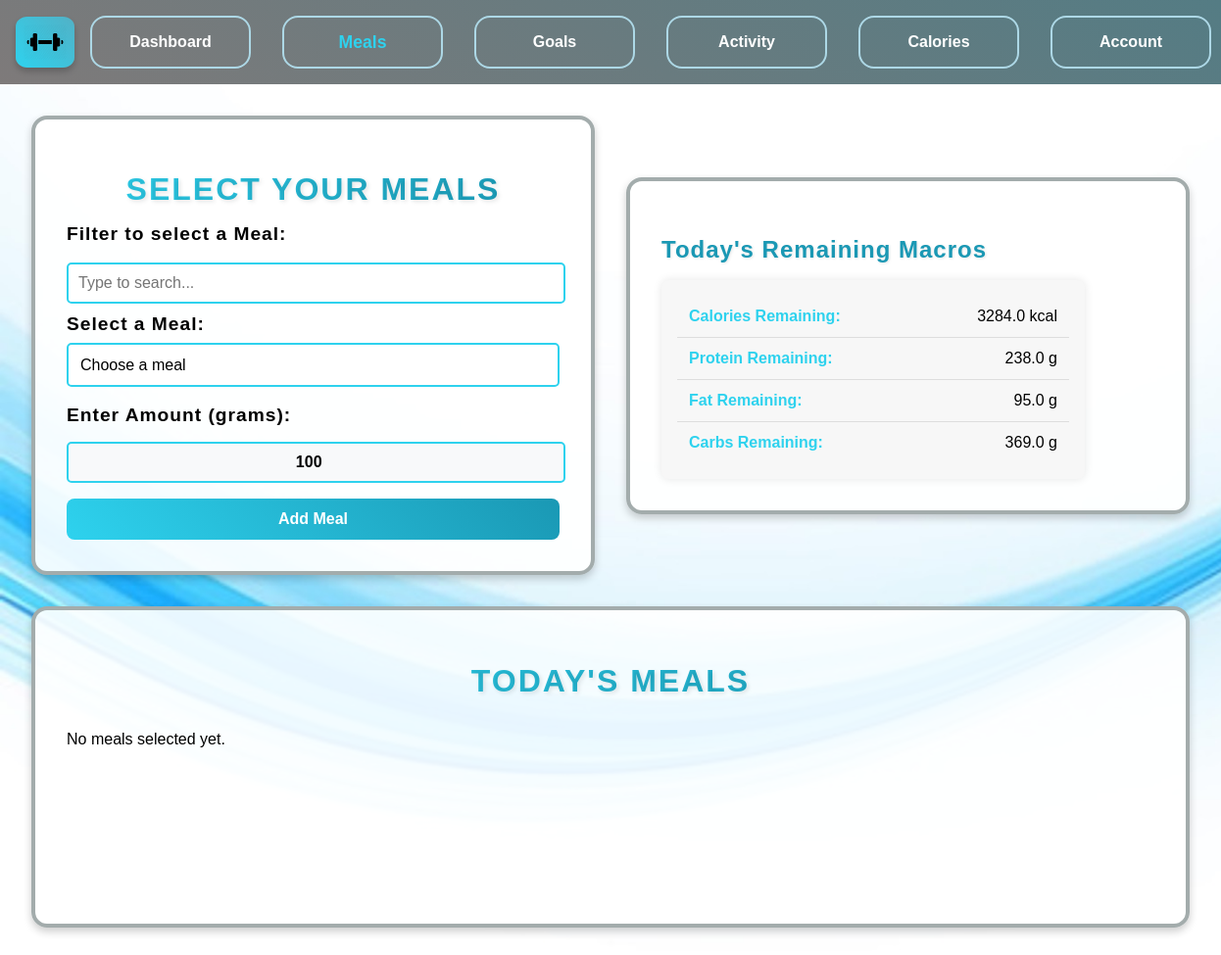
/meals (signed in), run on the app's committed database.
### app.py (models this page shows, shortened)
class User(db.Model):
    id = db.Column(db.Integer, primary_key=True)
    username = db.Column(db.String(100))
    weight = db.Column(db.Float, default=90)
    height = db.Column(db.Float, default=1.75)
    age = db.Column(db.Integer, default=48)
    gender = db.Column(db.String(10), default='male')
    bmi = db.Column(db.Float)
    bmr = db.Column(db.Float)
    tdee = db.Column(db.Float)
    exercise_level = db.Column(db.String(20), default='sedentary')
    goal = db.Column(db.String(20), default='maintain')
    intensity = db.Column(db.String(20))
    caloriesRequired = db.Column(db.Float)
    proteinRatio = db.Column(db.Float)
    fatRatio = db.Column(db.Float)
    carbRatio = db.Column(db.Float)
    proteinRequired = db.Column(db.Float)
    fatRequired = db.Column(db.Float)
    carbRequired = db.Column(db.Float)
    caloriesRemaining = db.Column(db.Float)
    proteinRemaining = db.Column(db.Float)
    fatRemaining = db.Column(db.Float)
    carbRemaining = db.Column(db.Float)
    last_reset = db.Column(db.Date, default=lambda: datetime.now(timezone.utc).date())
    def reset_macros(self):
        today = datetime.now(timezone.utc).date()
        if self.caloriesRemaining is None:
            self.caloriesRemaining = self.caloriesRequired or 0
        if self.proteinRemaining is None:
            self.proteinRemaining = self.proteinRequired or 0
        if self.fatRemaining is None:
            self.fatRemaining = self.fatRequired or 0
        if self.carbRemaining is None:
            self.carbRemaining = self.carbRequired or 0
        if self.last_reset is None:
            self.last_reset = today
    meals = db.relationship('UserMeals', backref='user', lazy=True, cascade="all, delete-orphan")

### app.py (the view, shortened to what this page needs)
@app.route('/meals', methods=['POST', 'GET'])
def meals():
    if 'username' not in session:
        return redirect(url_for('login'))
    username = session.get('username')
    found_user = User.query.filter_by(username=username).first()
    if not user_details_complete(found_user):
        flash("Please complete your account details before using the program.", "warning")
        return redirect(url_for('account'))
    found_user.reset_macros()
    meals_list = Meal.query.all()
    today = datetime.now(timezone.utc).date()
    user_meals = (
        db.session.query(UserMeals, Meal)
        .join(Meal)
        .filter(UserMeals.user_id == found_user.id)
        .filter(UserMeals.date_added >= today)  # Filter meals added today
        .all()
    )
    goal_messages = check_goal_achievement(found_user)
    return render_template('meals.html',
                           meals_list=meals_list,
                           user_meals=user_meals,
                           user_db=found_user,
                           goal_messages=goal_messages
                           )

### modules.py (called while the page is built)
def check_goal_achievement(user):
    messages = []
    calorie_margin = 30
    macro_margin = 5
    if abs(user.caloriesRemaining) <= calorie_margin:
        messages.append("🎉 You've reached your calorie goal for today!")
    if abs(user.proteinRemaining) <= macro_margin:
        messages.append("💪 Great job! You've hit your protein goal!")
    if abs(user.fatRemaining) <= macro_margin:
        messages.append("🥑 Awesome! You've met your fat intake goal!")
    if abs(user.carbRemaining) <= macro_margin:
        messages.append("🍞 Congrats! You've hit your carb goal!")
    return messages

def user_details_complete(user):
    return all([
        user.weight is not None,
        user.height is not None,
        user.age is not None,
        user.gender is not None,
        user.exercise_level is not None,
        user.caloriesRequired is not None,
        user.proteinRequired is not None,
        user.fatRequired is not None,
        user.carbRequired is not None
    ])

### templates/meals.html (shortened to what this page needs)
{% extends "base.html" %}
{% block content %}
<div class="content">
    <div class="section-box">
        <h1>Select Your Meals</h1>
        <form method="POST" action="/meals">
            <label for="meal-search">Filter to select a Meal:</label>
            <input type="text" id="meal-search" onkeyup="filterMeals()" placeholder="Type to search...">
            <br>
            <label for="meal_id">Select a Meal:</label>
            <select name="meal_id" id="meal_id" required>
                <option value="" disabled selected>Choose a meal</option>
            </select>
            <br><br>
            <label for="amount">Enter Amount (grams):</label>
            <input type="number" name="amount" id="amount" min="1" value="100" required>
            <button type="submit" class="styled-button">Add Meal</button>
        </form>
    </div>
    <div class="section-box">
        <h3>Today's Remaining Macros</h3>
        <ul class="user-list">
            <li><strong>Calories Remaining:</strong> {{ user_db.caloriesRemaining }} kcal</li>
            <li><strong>Protein Remaining:</strong> {{ user_db.proteinRemaining }} g</li>
            <li><strong>Fat Remaining:</strong> {{ user_db.fatRemaining }} g</li>
            <li><strong>Carbs Remaining:</strong> {{ user_db.carbRemaining }} g</li>
        </ul>
    </div>
    <div class="section-box">
        <h1>Today's Meals</h1>
        {% if user_meals %}
            <table>
                <thead>
                    <tr>
                        <th>Meal Name</th>
                        <th>Amount (g)</th>
                        <th>Calories</th>
                        <th>Protein (g)</th>
                        <th>Carbs (g)</th>
                        <th>Fat (g)</th>
                    </tr>
                </thead>
                <tbody>
                    {% for user_meal, meal in user_meals %}
                    <tr>
                        <td>{{ meal.food_name }}</td>
                        <td>{{ user_meal.amount }}</td>
                        <td>{{ user_meal.calories }}</td>
                        <td>{{ user_meal.protein }}</td>
                        <td>{{ user_meal.carbs }}</td>
                        <td>{{ user_meal.fat }}</td>
                    </tr>
                    {% endfor %}
                </tbody>
            </table>
        {% else %}
            <p>No meals selected yet.</p>
        {% endif %}
    </div>
</div>
{% endblock %}

### static/style.css (style rules this page uses)
html, body { background-image: url("./images/background.jpg"); background-size: cover; background-attachment: fixed; height: 100%; margin: 0rem; display: flex; flex-direction: column; box-sizing: border-box; font-family: sans-serif; }
.section-box { display: flex; flex-direction: column; flex-grow: 1; border: 0.3rem solid rgb(163, 172, 172); padding: 2rem; margin: 1rem; border-radius: 1rem; background-color: rgba(255, 255, 255, 0.9); width: 40%; box-shadow: 0 0.25rem 0.5rem rgba(0, 0, 0, 0.2); transition: transform 0.3s ease-in-out; overflow: hidden; min-height: 16rem; }
.content { display: flex; flex-wrap: wrap; justify-content: space-between; align-items: center; padding: 1rem; }
h1 { font-size: 2rem; font-weight: bold; text-align: center; text-transform: uppercase; background: linear-gradient(45deg, #2ed2ee, #1a98b4); background-clip: text; -webkit-background-clip: text; color: transparent; letter-spacing: 2px; text-shadow: 2px 2px 4px rgba(0, 0, 0, 0.1); margin-bottom: 1rem; }
h3 { font-size: 1.5rem; font-weight: bold; color: #1a98b4; text-transform: capitalize; letter-spacing: 1px; margin-bottom: 0.75rem; padding-bottom: 0.3rem; display: inline-block; text-shadow: 1px 1px 3px rgba(0, 0, 0, 0.1); }
label { font-size: 1.2rem; font-weight: bold; margin-bottom: 0.5rem; display: block; letter-spacing: 1px; color: linear-gradient(45deg, #334043, #481ab4);; }
input[type="text"], input[type="password"] { width: 90%; padding: 0.75rem; margin: 0.5rem 0; border: 1px solid #ccc; border-radius: 0.5rem; font-size: 1rem; outline: none; transition: border-color 0.3s ease-in-out, box-shadow 0.2s ease-in-out; }
button, input[type="submit"] { width: 100%; padding: 0.75rem; margin-top: 1rem; border: none; border-radius: 0.5rem; background: linear-gradient(45deg, #2ed2ee, #1a98b4); color: white; font-size: 1rem; cursor: pointer; transition: all 0.3s ease-in-out; font-weight: bold; }
.user-list { list-style: none; padding: 1rem; margin: 0; background: #f7f7f7; border-radius: 0.5rem; box-shadow: 0 0 10px rgba(0, 0, 0, 0.1); max-width: 400px; }
.user-list li { padding: 0.75rem; font-size: 1rem; border-bottom: 1px solid #ddd; display: flex; justify-content: space-between; }
.user-list li:last-child { border-bottom: none; }
.user-list li strong { color: #2ed2ee; }
#meal-search { width: 96.5%; padding: 0.625rem; margin: 0.625rem 0; border: 0.125rem solid #2ed2ee; border-radius: 0.3125rem; font-size: 1rem; outline: none; transition: 0.3s ease-in-out; }
#meal_id { width: 100%; padding: 0.75rem; border: 0.125rem solid #2ed2ee; border-radius: 0.3125rem; font-size: 1rem; background: #ffffff; appearance: none; cursor: pointer; outline: none; transition: 0.3s ease-in-out; }
#amount { width: 96.5%; padding: 0.625rem; margin-top: 0.5rem; border: 0.125rem solid #2ed2ee; border-radius: 0.3125rem; font-size: 1rem; outline: none; transition: 0.3s ease-in-out; text-align: center; font-weight: bold; background-color: #f8f9fa; }

### data on the page
User: caloriesRemaining "3284.0", proteinRemaining "238.0", fatRemaining "95.0", carbRemaining "369.0"
